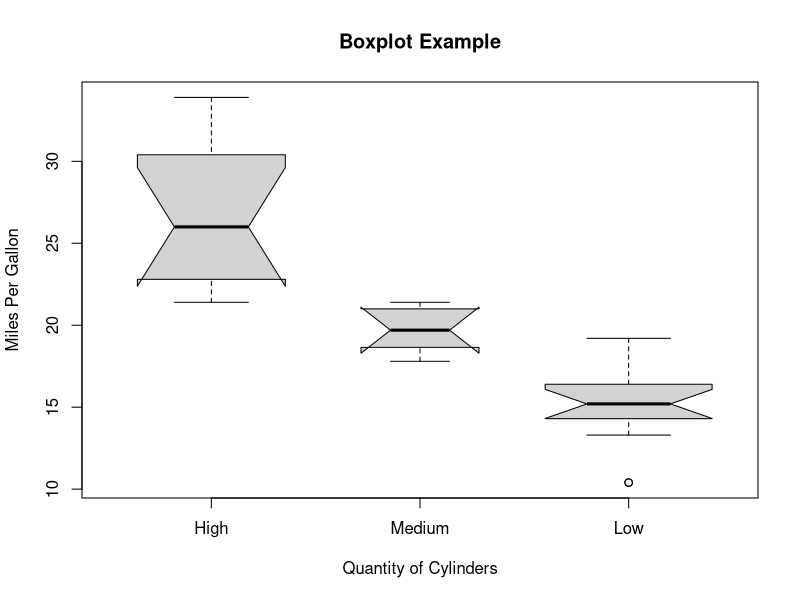

Generate this figure with R:
# Giving a name to our chart.  
png(file = "boxplot_using_notch.png")  
# Plotting the chart.  
boxplot(mpg ~ cyl, data = mtcars,   
        xlab = "Quantity of Cylinders",  
        ylab = "Miles Per Gallon",   
        main = "Boxplot Example",  
        notch = TRUE,   
        varwidth = TRUE,   
        ccol = c("green","yellow","red"),  
        names = c("High","Medium","Low")  
)  
# Saving the file.  
dev.off()  
